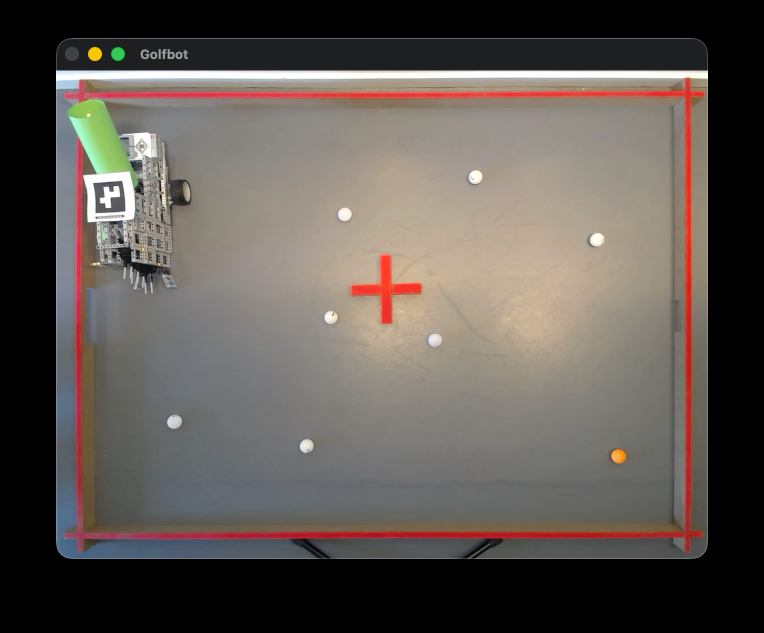
#> input picture test_img_1.png, 1528 x 1266 px (shown at 1/2 size)
$ python -i danger_detector.py   (imports and definitions only)
#> lines starting #> are read from the running program, lines starting #| are printed output that depends on the picture; after the words box and inside, x2 and y2 are one past the last pixel; in counts of white or black regions, pixels touching at a corner belong together
#> further down, picture is the input picture: shape (1266, 1528, 3); mean B, G, R 81.6, 87.1, 94.3
import math
import cv2 as cv
import numpy as np
from numpy.typing import NDArray
from typing import Optional

from config import (
    Settings,
    RED_RANGE_1,
    RED_RANGE_2,
    PERSPECTIVE_PADDING_PX,
    FIELD_WIDTH_CM,
    FIELD_HEIGHT_CM,
)
from models import (
    DangerFlags,
    DangerState,
    RobotPose,
    BallDetection,
)


def build_danger_mask(frame: np.ndarray) -> np.ndarray:
    hsv_frame = cv.cvtColor(frame, cv.COLOR_BGR2HSV)
#> hsv_frame: shape (1266, 1528, 3); mean H, S, V 30.4, 26.5, 96.2
    red1 = cv.inRange(hsv_frame, RED_RANGE_1.lower, RED_RANGE_1.upper)
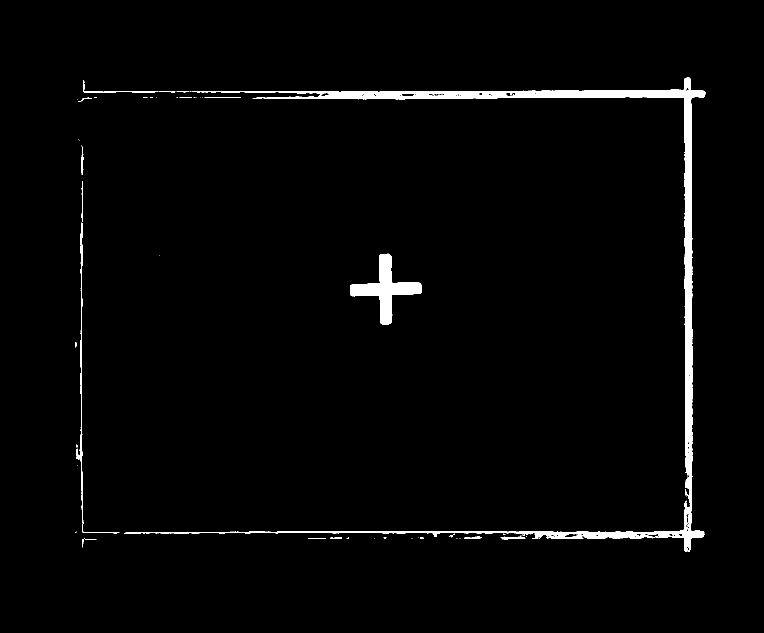
#> red1: shape (1266, 1528) (shown at 1/2 size); 2.1% white; 63 white regions (46 under 20 px), largest, box (x1, y1, x2, y2) and area: (248, 155, 1411, 1104) 30508, (700, 507, 844, 649) 6150, (152, 445, 239, 1067) 1800
    red2 = cv.inRange(hsv_frame, RED_RANGE_2.lower, RED_RANGE_2.upper)
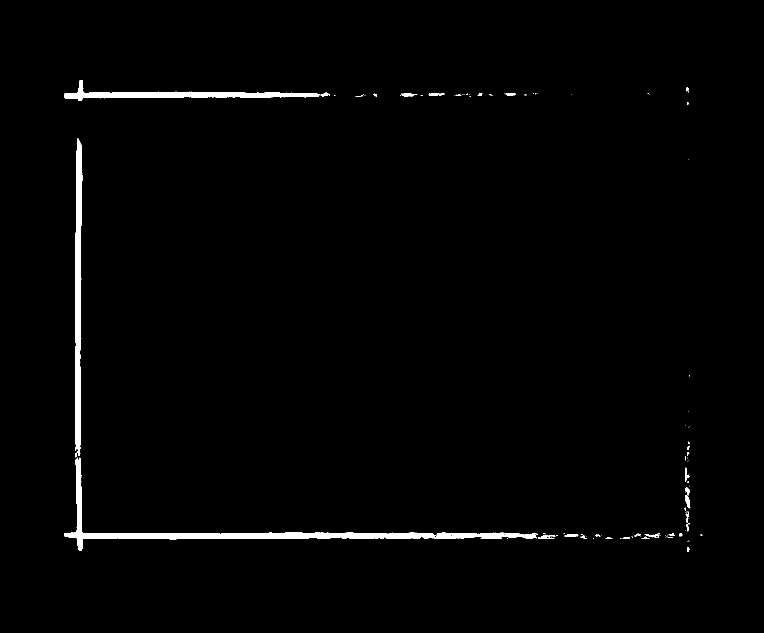
#> red2: shape (1266, 1528) (shown at 1/2 size); 1.3% white; 110 white regions (80 under 20 px), largest, box (x1, y1, x2, y2) and area: (129, 915, 1076, 1102) 11856, (150, 276, 166, 912) 6794, (128, 160, 640, 202) 5458
    mask = cv.bitwise_or(red1, red2)
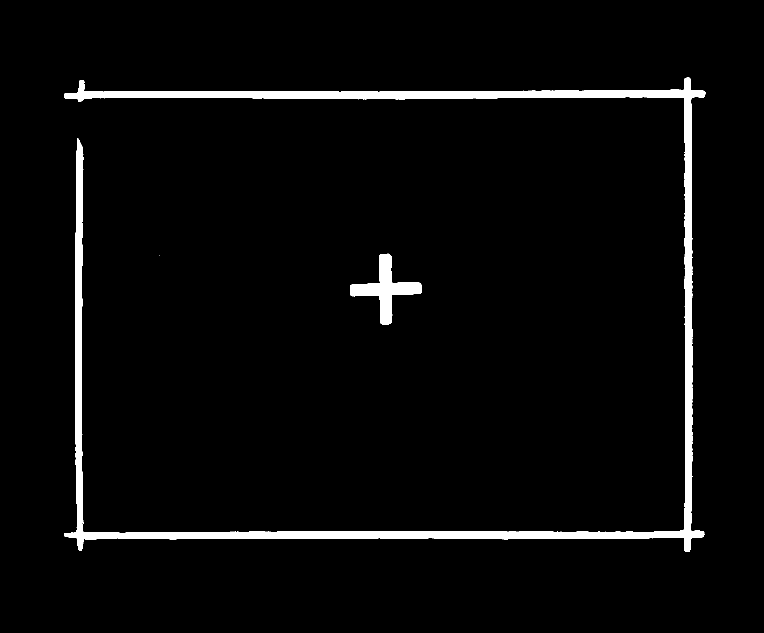
#> mask: shape (1266, 1528) (shown at 1/2 size); 3.4% white; 3 white regions (1 under 20 px), largest, box (x1, y1, x2, y2) and area: (128, 155, 1411, 1104) 59800, (700, 507, 844, 649) 6150
    kernel = np.ones((5, 5), np.uint8)
    mask = cv.morphologyEx(mask, cv.MORPH_OPEN, kernel)
#> mask: shape (1266, 1528); 3.4% white; 2 white regions, box (x1, y1, x2, y2) and area: (128, 155, 1411, 1104) 59480, (701, 508, 844, 649) 6128
    mask = cv.morphologyEx(mask, cv.MORPH_CLOSE, kernel)
#> mask: shape (1266, 1528); 3.4% white; 2 white regions, box (x1, y1, x2, y2) and area: (128, 155, 1411, 1104) 59569, (701, 508, 844, 649) 6133
    return mask


# [162 lines left out: functions detect_danger_zones, is_ball_in_danger_zone, not called in this run]

>>> import cv2
>>> picture = cv2.imread('../../test_img_1.png')
>>> result = build_danger_mask(picture)

$ run again, on test_img_3.png
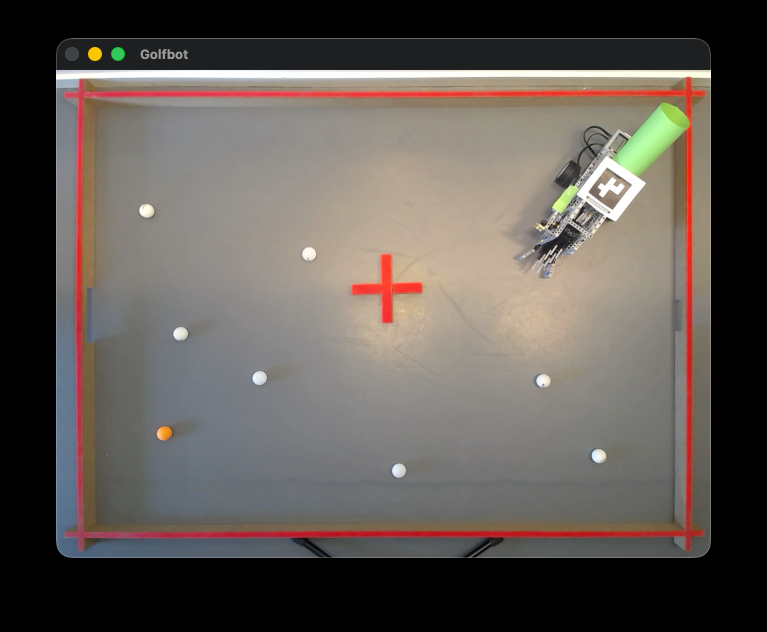
#> input picture test_img_3.png, 1534 x 1264 px (shown at 1/2 size)
#> picture is the input picture: shape (1264, 1534, 3); mean B, G, R 83.3, 88.6, 95.8
#> hsv_frame: shape (1264, 1534, 3); mean H, S, V 31.6, 26.4, 97.9
#> in build_danger_mask, `red1 = cv.inRange(hsv_frame, RED_RANGE_1.lower, RED_RANGE_1.upper)`:
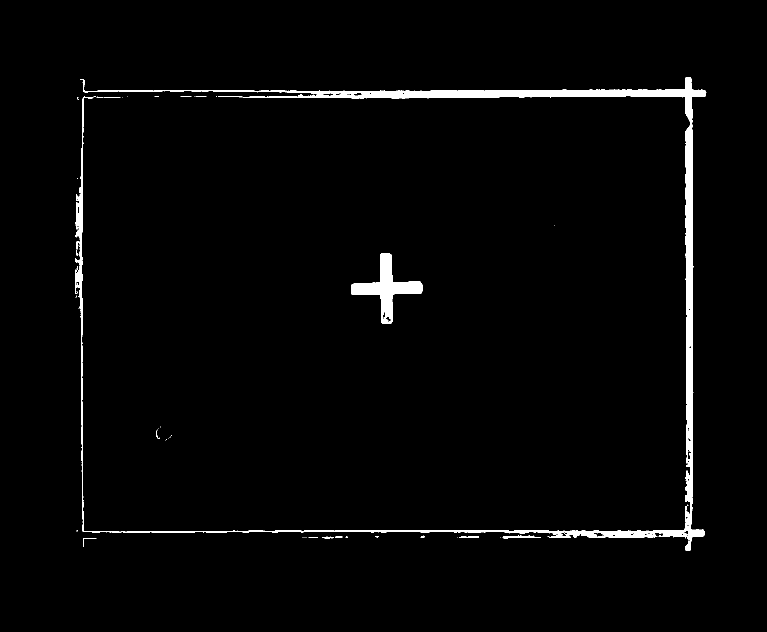
#> red1: shape (1264, 1534) (shown at 1/2 size); 2.1% white; 51 white regions (36 under 20 px), largest, box (x1, y1, x2, y2) and area: (150, 154, 1413, 1102) 33920, (702, 506, 845, 647) 6007, (1005, 1071, 1082, 1077) 266
#> red2: shape (1264, 1534); 1.3% white; 109 white regions (78 under 20 px), largest, box (x1, y1, x2, y2) and area: (130, 572, 1117, 1101) 15878, (128, 158, 637, 394) 7046, (151, 469, 161, 522) 315
#> in build_danger_mask, `mask = cv.bitwise_or(red1, red2)`:
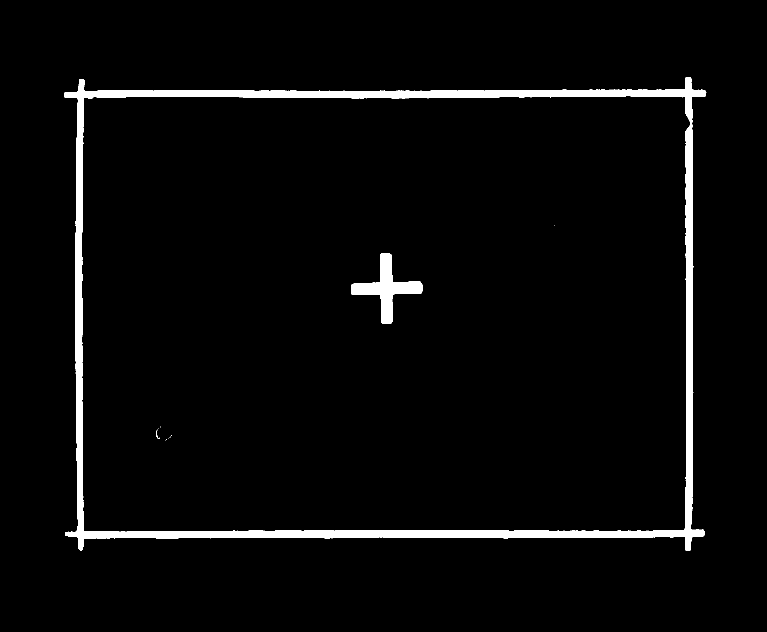
#> mask: shape (1264, 1534) (shown at 1/2 size); 3.4% white; 11 white regions (8 under 20 px), largest, box (x1, y1, x2, y2) and area: (128, 154, 1413, 1102) 59963, (702, 506, 845, 647) 6110, (312, 859, 320, 878) 37

$ run again, on test_img_4.png
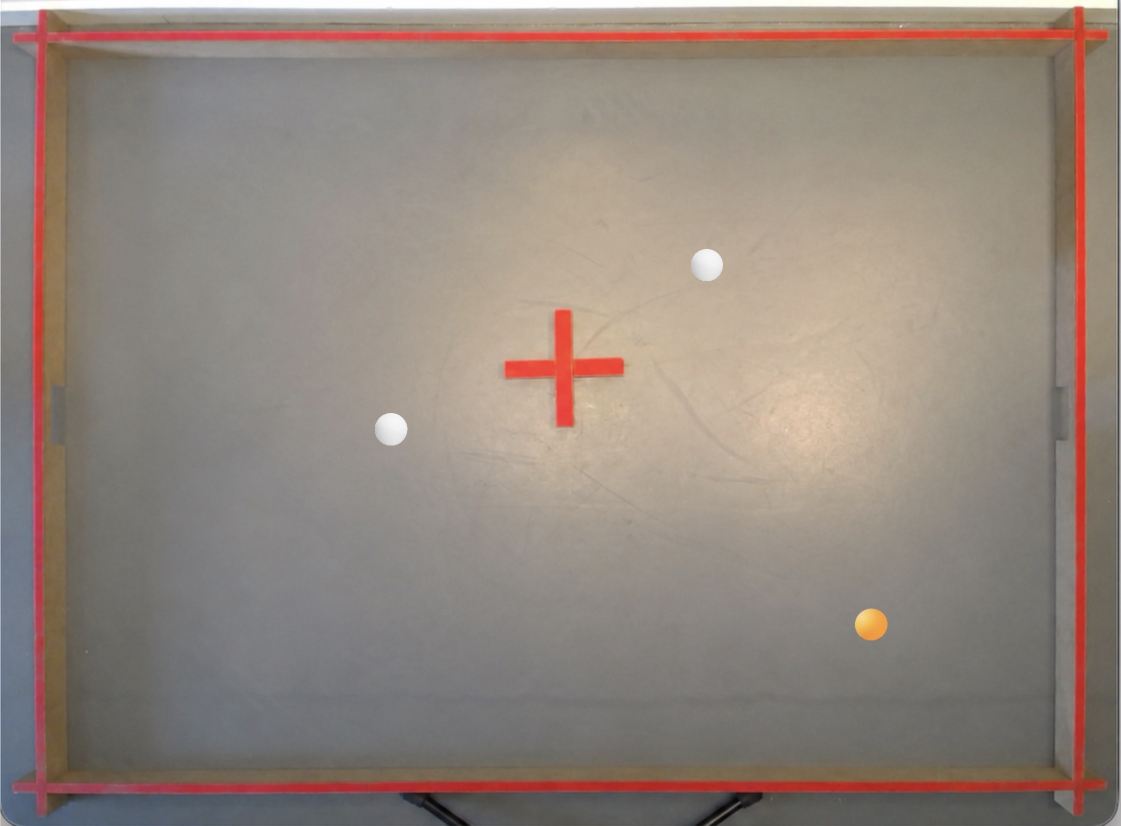
#> input picture test_img_4.png, 2241 x 1651 px (shown at 1/2 size)
#> picture is the input picture: shape (1651, 2241, 3); mean B, G, R 125, 133.9, 146.2
#> hsv_frame: shape (1651, 2241, 3); mean H, S, V 32.9, 36.8, 147.1
#> in build_danger_mask, `red1 = cv.inRange(hsv_frame, RED_RANGE_1.lower, RED_RANGE_1.upper)`:
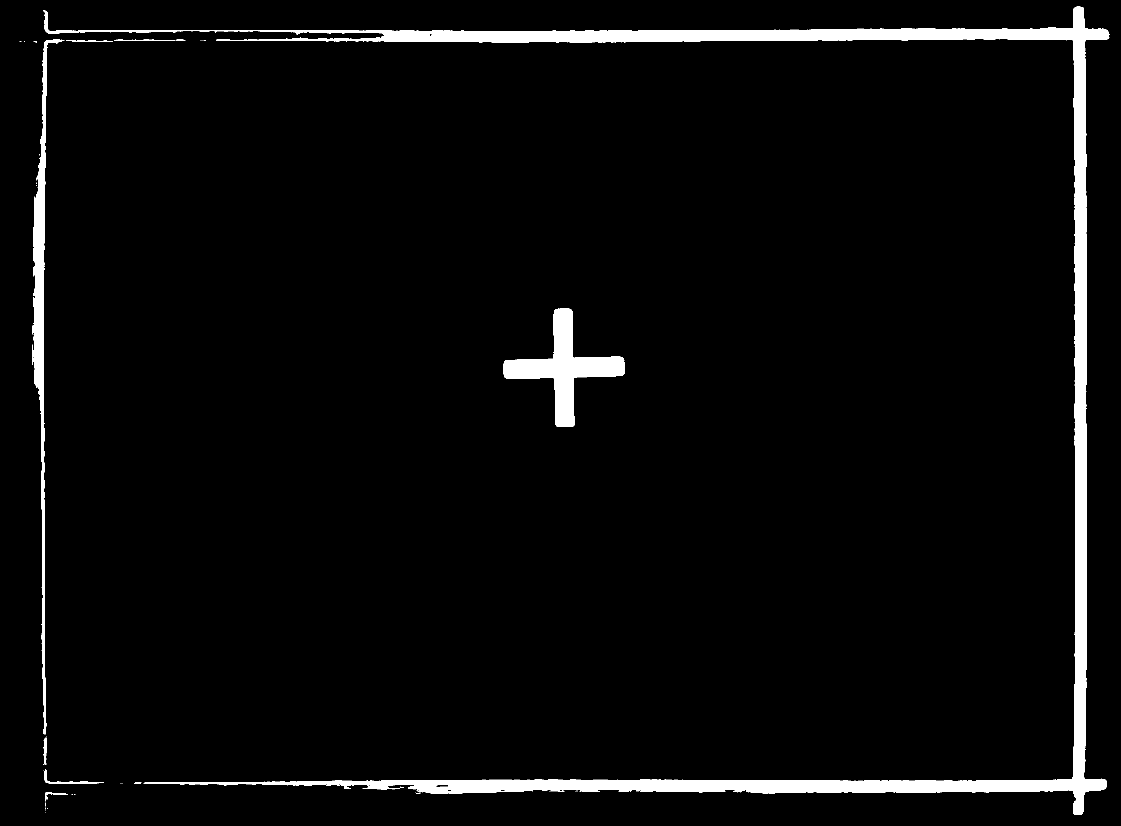
#> red1: shape (1651, 2241) (shown at 1/2 size); 3.8% white; 47 white regions (37 under 20 px), largest, box (x1, y1, x2, y2) and area: (86, 13, 2219, 1630) 108355, (1007, 617, 1250, 854) 16776, (65, 79, 129, 1469) 14295
#> red2: shape (1651, 2241); 1.2% white; 76 white regions (60 under 20 px), largest, box (x1, y1, x2, y2) and area: (26, 21, 768, 399) 15446, (27, 1538, 857, 1628) 14382, (65, 721, 89, 1532) 12121
#> in build_danger_mask, `mask = cv.bitwise_or(red1, red2)`:
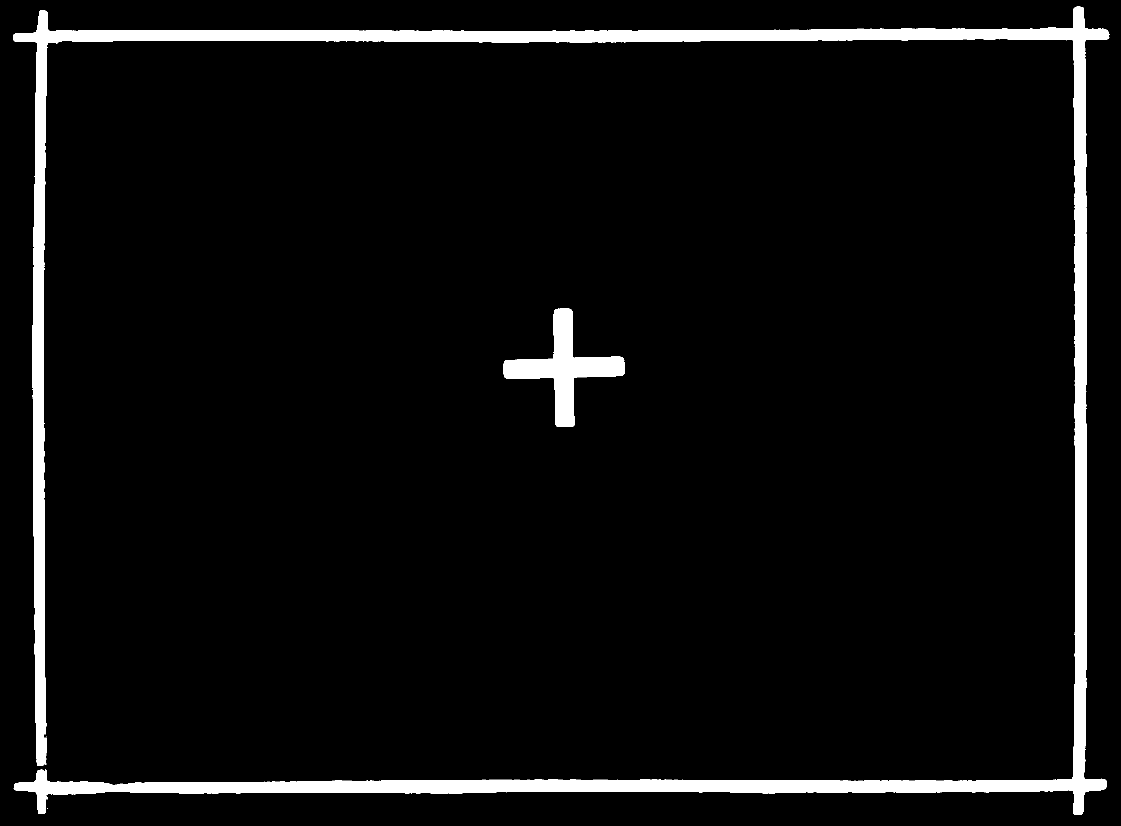
#> mask: shape (1651, 2241) (shown at 1/2 size); 5% white; 4 white regions (2 under 20 px), largest, box (x1, y1, x2, y2) and area: (26, 13, 2219, 1630) 167641, (1007, 617, 1250, 854) 16776
